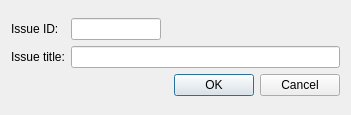
<?xml version="1.0" encoding="UTF-8"?>
<ui version="4.0">
 <class>newIssue</class>
 <widget class="QDialog" name="newIssue">
  <property name="geometry">
   <rect>
    <x>0</x>
    <y>0</y>
    <width>351</width>
    <height>115</height>
   </rect>
  </property>
  <property name="windowTitle">
   <string>Dialog</string>
  </property>
  <layout class="QGridLayout" name="gridLayout">
   <item row="0" column="0">
    <layout class="QVBoxLayout" name="verticalLayout_3">
     <item>
      <layout class="QHBoxLayout" name="horizontalLayout">
       <item>
        <layout class="QVBoxLayout" name="verticalLayout_2">
         <item>
          <widget class="QLabel" name="label">
           <property name="text">
            <string>Issue ID:</string>
           </property>
          </widget>
         </item>
         <item>
          <widget class="QLabel" name="label_2">
           <property name="text">
            <string>Issue title:</string>
           </property>
          </widget>
         </item>
        </layout>
       </item>
       <item>
        <layout class="QVBoxLayout" name="verticalLayout">
         <item>
          <layout class="QHBoxLayout" name="horizontalLayout_2" stretch="1,2">
           <item>
            <widget class="QLineEdit" name="newIssueID"/>
           </item>
           <item>
            <spacer name="horizontalSpacer">
             <property name="orientation">
              <enum>Qt::Horizontal</enum>
             </property>
             <property name="sizeHint" stdset="0">
              <size>
               <width>40</width>
               <height>20</height>
              </size>
             </property>
            </spacer>
           </item>
          </layout>
         </item>
         <item>
          <widget class="QLineEdit" name="newIssueTitle"/>
         </item>
        </layout>
       </item>
      </layout>
     </item>
     <item>
      <widget class="QDialogButtonBox" name="buttonBox">
       <property name="orientation">
        <enum>Qt::Horizontal</enum>
       </property>
       <property name="standardButtons">
        <set>QDialogButtonBox::Cancel|QDialogButtonBox::Ok</set>
       </property>
      </widget>
     </item>
    </layout>
   </item>
  </layout>
 </widget>
 <resources/>
 <connections>
  <connection>
   <sender>buttonBox</sender>
   <signal>accepted()</signal>
   <receiver>newIssue</receiver>
   <slot>accept()</slot>
   <hints>
    <hint type="sourcelabel">
     <x>248</x>
     <y>254</y>
    </hint>
    <hint type="destinationlabel">
     <x>157</x>
     <y>274</y>
    </hint>
   </hints>
  </connection>
  <connection>
   <sender>buttonBox</sender>
   <signal>rejected()</signal>
   <receiver>newIssue</receiver>
   <slot>reject()</slot>
   <hints>
    <hint type="sourcelabel">
     <x>316</x>
     <y>260</y>
    </hint>
    <hint type="destinationlabel">
     <x>286</x>
     <y>274</y>
    </hint>
   </hints>
  </connection>
 </connections>
</ui>
